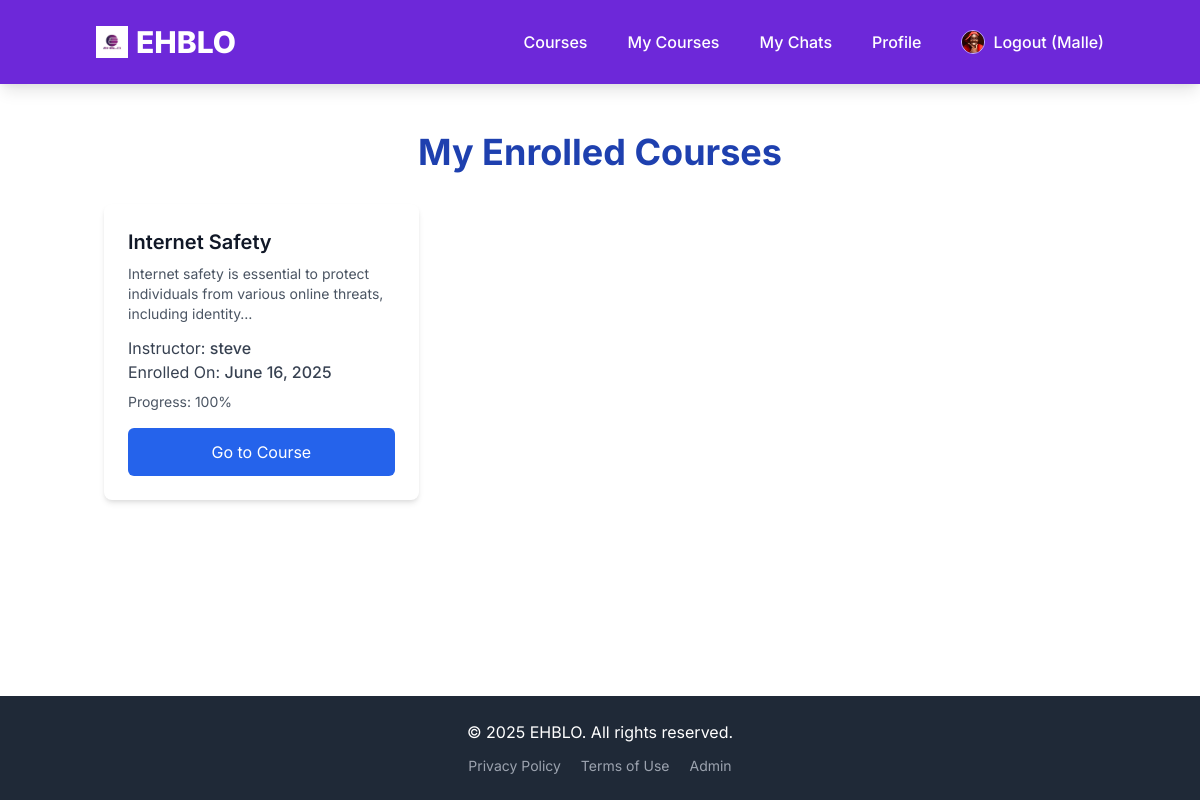
The page /courses/my-courses/ (signed in) on the database as committed earlier.
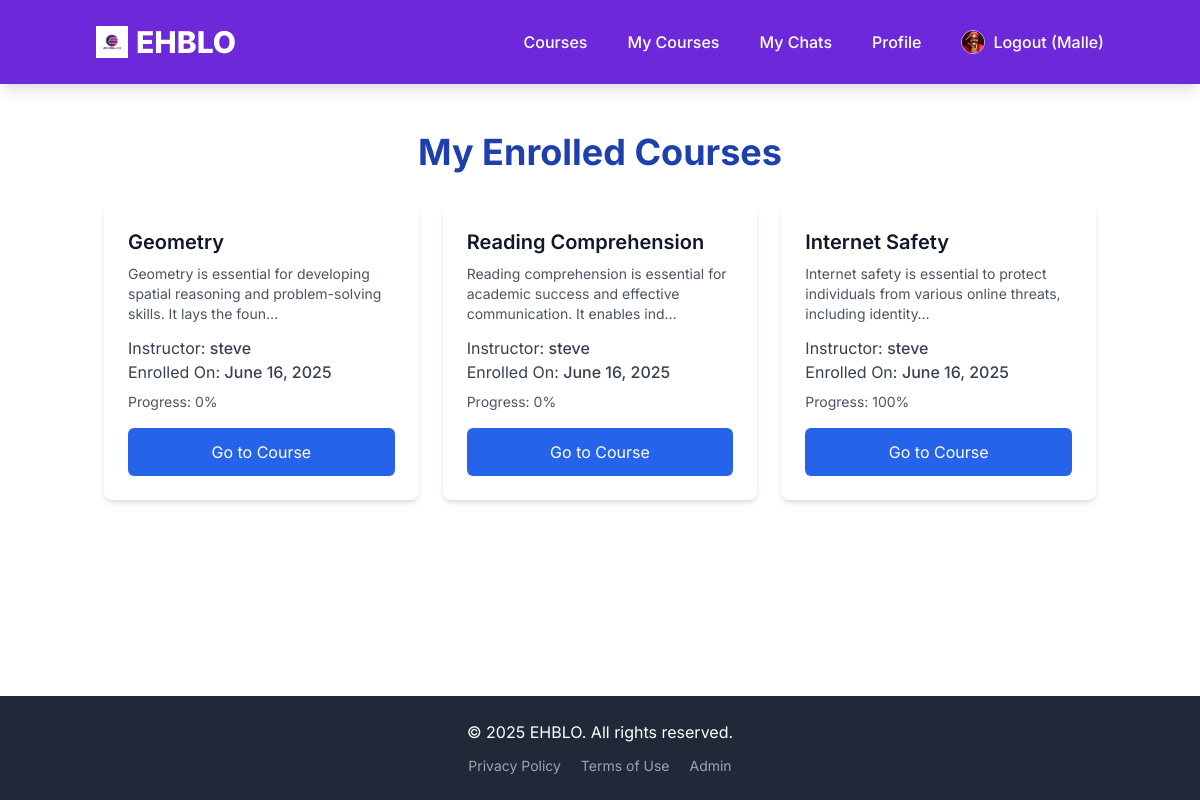
The same page on the database as committed later.
### courses/models.py (models this page shows, shortened)
class Enrollment(models.Model):
    student = models.ForeignKey(settings.AUTH_USER_MODEL,
                                 on_delete=models.CASCADE,
                                 related_name='enrollments',
                                 limit_choices_to={'user_type': 'student'})
    course = models.ForeignKey(Course,
                               on_delete=models.CASCADE,
                               related_name='enrollments')
    enrolled_at = models.DateTimeField(auto_now_add=True)
    completed_contents = models.ManyToManyField(Content, blank=True, related_name='completed_by_students')
    class Meta:
        unique_together = ('student', 'course')
    def get_progress(self):
        total_contents = self.course.modules.aggregate(total=models.Count('contents'))['total']
        if not total_contents:
            return 0
        completed_count = self.completed_contents.count()
        return (completed_count / total_contents) * 100

class Course(models.Model):
    instructor = models.ForeignKey(settings.AUTH_USER_MODEL,
                                   on_delete=models.CASCADE,
                                   related_name='courses_created',
                                   limit_choices_to={'user_type': 'instructor'})
    subject = models.ForeignKey(Subject,
                                 on_delete=models.CASCADE,
                                 related_name='courses')
    title = models.CharField(max_length=250)
    slug = models.SlugField(max_length=250, unique=True, blank=True)
    overview = models.TextField()
    created = models.DateTimeField(auto_now_add=True)
    updated = models.DateTimeField(auto_now=True)
    price = models.DecimalField(max_digits=10, decimal_places=2, default=0.00) # 0 for free courses
    is_published = models.BooleanField(default=False)
    tags = TaggableManager(blank=True)
    image = models.ImageField(upload_to='course_thumbnails/', null=True, blank=True)
    class Meta:
        ordering = ('-created',)

### users/models.py (models this page shows, shortened)
class CustomUser(AbstractUser):
    USER_TYPE_CHOICES = (
        ("student", "Student"),
        ("instructor", "Instructor"),
    )
    user_type = models.CharField(max_length=20, choices=USER_TYPE_CHOICES, default="student")
    bio = models.TextField(blank=True, null=True)
    profile_picture = models.ImageField(upload_to='profile_pics/', blank=True, null=True)
    phone_number = models.CharField(max_length=20, blank=True, null=True)
    country = models.CharField(max_length=100, blank=True, null=True)
    class Meta:
        verbose_name = "User"
        verbose_name_plural = "Users"

### courses/views.py (the view)
# urls.py: path('my-courses/', views.EnrolledCourseListView.as_view(), name='my_courses'),
class EnrolledCourseListView(LoginRequiredMixin, ListView):
    model = Enrollment
    template_name = 'courses/my_courses.html'
    context_object_name = 'enrollments'
    def get_queryset(self):
        return Enrollment.objects.filter(student=self.request.user).select_related('course').order_by('-enrolled_at')

### courses/templates/courses/my_courses.html (shortened to what this page needs)
{% extends "base.html" %}
{% load static %}
{% block content %}
<h1 class="text-4xl font-bold text-center text-blue-800 mb-8">My Enrolled Courses</h1>
<div class="grid grid-cols-1 md:grid-cols-2 lg:grid-cols-3 gap-6">
    {% for enrollment in enrollments %}
        <div class="bg-white rounded-lg shadow-md overflow-hidden hover:shadow-lg transition-shadow duration-300">
            <div class="p-6">
                <h2 class="text-xl font-semibold text-gray-900 mb-2">{{ enrollment.course.title }}</h2>
                <p class="text-sm text-gray-600 mb-3">{{ enrollment.course.overview|truncatechars:100 }}</p>
                <p class="text-md text-gray-700">Instructor: <span class="font-medium">{{ enrollment.course.instructor.get_full_name|default:enrollment.course.instructor.username }}</span></p>
                <p class="text-md text-gray-700">Enrolled On: <span class="font-medium">{{ enrollment.enrolled_at|date:"F d, Y" }}</span></p>
                <p class="text-sm text-gray-600 mt-2">Progress: {{ enrollment.get_progress|floatformat:"0" }}%</p>
                <a href="{% url 'course_player_home' enrollment.pk %}"
                   class="block w-full text-center bg-blue-600 text-white p-3 rounded-md mt-4 hover:bg-blue-700 transition duration-300">
                    Go to Course
                </a>
            </div>
        </div>
    {% endfor %}
</div>
{% endblock %}

Rows that differ between the two databases and show on the page:
added Enrollment: course "Geometry", course.overview "Geometry is essential for developing spatial reasoning and problem-solving skills. It lays the foun…", course.instructor.get_full_name "steve", enrolled_at "June 16, 2025", get_progress "0"
added Enrollment: course "Reading Comprehension", course.overview "Reading comprehension is essential for academic success and effective communication. It enables ind…", course.instructor.get_full_name "steve", enrolled_at "June 16, 2025", get_progress "0"
